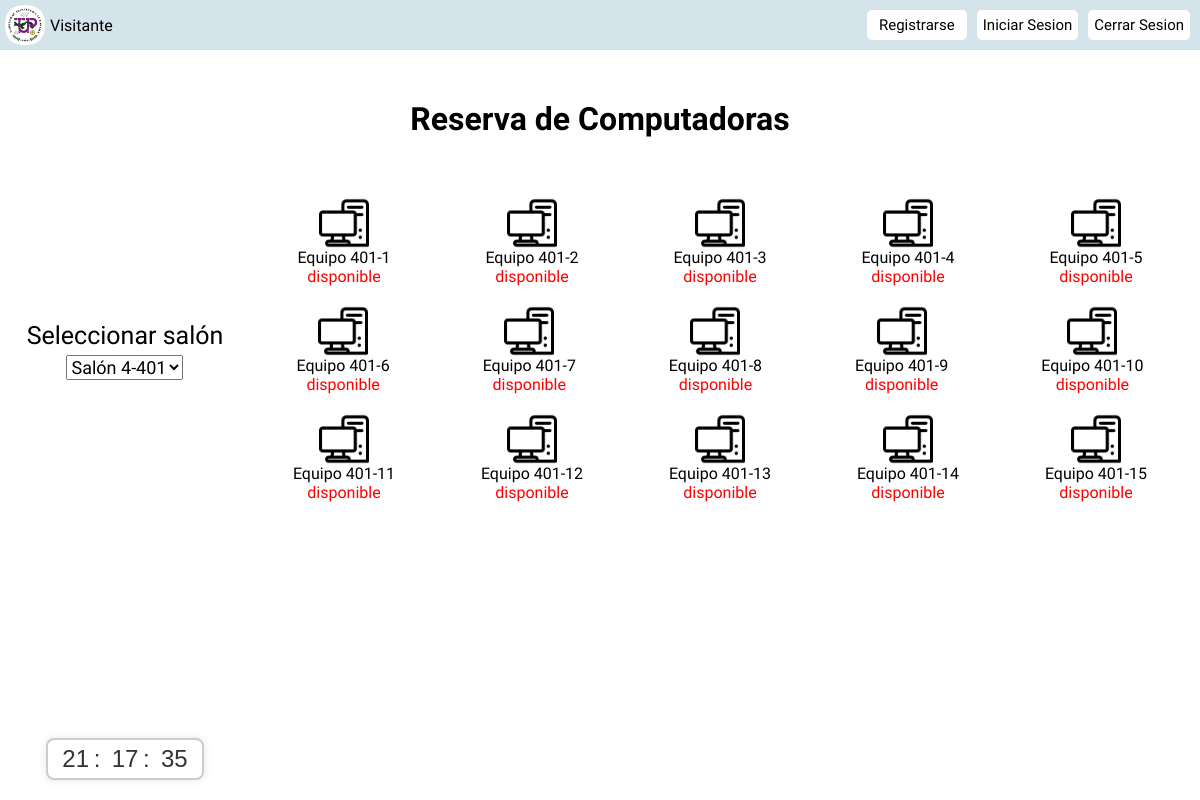
Before: / with the older database file.
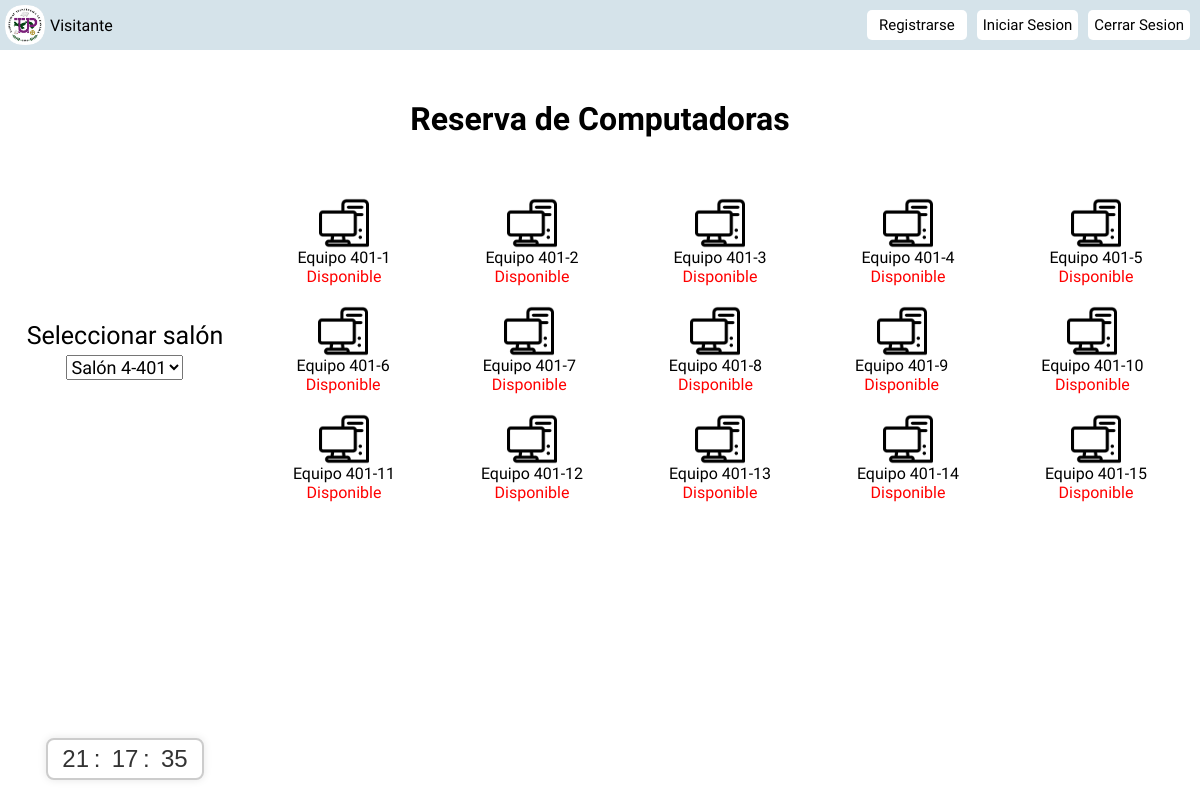
After: the same page with the newer database file.
### tables this page shows
CREATE TABLE computadoras (
    id INT AUTO_INCREMENT PRIMARY KEY,
    img VARCHAR(255),
    name VARCHAR(255),
    status VARCHAR(255),
    id_salon INT,
    FOREIGN KEY (id_salon) REFERENCES salones(id),
    id_reserva INT,
    FOREIGN KEY (id_reserva) REFERENCES reservas(id)
);

### controller/Controller.php (called while the page is built, shortened)
<?php
require_once('model/Model.php');
class Controller
{
    private $model;
    public function __construct()
    {
        $this->model = new Model();
    }
    public function Home()
    {
        require('view/home.php');
    }
    public function GetComputersController()
    {
        return $this->model->GetComputersModel();
    }
    public function GetSalonesController()
    {
        return $this->model->GetSalonesModel();
    }
}

### model/DB.php (called while the page is built)
<?php
class DB {
    public static function StartUp() {
        try {
            $pdo = new PDO(
                'mysql:host=' . DB_HOST . ';dbname=' . DB_NAME . ';charset=utf8', DB_USER, DB_PASSWORD
            );
            $pdo->setAttribute(PDO::ATTR_ERRMODE, PDO::ERRMODE_EXCEPTION);
            return $pdo;
        } catch (PDOException $e) {
            die($e->getMessage());
        }
    }
}

### model/Model.php (called while the page is built, shortened)
<?php
require_once('model/DB.php');
class Model
{
    private $pdo;
    public function __CONSTRUCT()
    {
        try {
            $this->pdo = DB::StartUp();
        } catch (Exception $e) {
            die($e->getMessage());
        }
    }
    public function GetComputersModel()
    {
        try {
            $sql = "SELECT * FROM computadoras";
            $stmt = $this->pdo->prepare($sql);
            $stmt->execute();
            $result = $stmt->fetchAll(PDO::FETCH_ASSOC);
            return $result;
        } catch (Exception $e) {
            die($e->getMessage());
        }
    }
    public function GetSalonesModel()
    {
        try {
            $sql = "SELECT * FROM salones";
            $stmt = $this->pdo->prepare($sql);
            $stmt->execute();
            $result = $stmt->fetchAll(PDO::FETCH_ASSOC);
            return $result;
        } catch (Exception $e) {
            die($e->getMessage());
        }
    }
}

### view/home.php (the view, shortened to what this page needs)
<?php
$controller = new Controller();
$salones = $controller->GetSalonesController();
$equipos = $controller->GetComputersController();
$equiposPorLinea = 5;
$totalEquipos = count($equipos);
?>
<!DOCTYPE html>
<html lang="en">
<head>
    <link rel="stylesheet" href="public/css/home.css">
    <link rel="stylesheet" href="public/css/reloj.css">
</head>
<body>
    <nav>
        <div class="img-label">
            <img src="public/img/utp-icon.png" alt="utp">
            <label>
                <?php
                if (isset($_SESSION['user_name'])) {
                    echo $_SESSION['user_name'];
                } else {
                    echo 'Visitante';
                }
                ?>
            </label>
        </div>
        <div class="botones">
            <a href="?op=register"><button type="button">Registrarse</button></a>
            <a href="?op=login"><button type="button">Iniciar Sesion</button></a>
            <a href="?op=logout"><button type="button">Cerrar Sesion</button></a>
        </div>
    </nav>
    <div class="titulo">
        <h1>Reserva de Computadoras</h1>
    </div>
    <section class="section-principal">
        <section class="section-1">
            <div class="selec-salon">
                <div id="reloj">
                    <span id="horas">00</span>:
                    <span id="minutos">00</span>:
                    <span id="segundos">00</span>
                </div>
                <label>Seleccionar salón</label>
                <select name="select" id="salonSelect">
                    <?php
                    foreach ($salones as $salon) {
                        echo '<option value="' . $salon['id'] . '">' . $salon['name'] . '</option>';
                    }
                    ?>
                </select>
            </div>
        </section>
        <section class="section-2">
            <div class="equipos">
                <?php for ($i = 0; $i < $totalEquipos; $i += $equiposPorLinea) : ?>
                    <div class="linea linea<?= ($i / $equiposPorLinea + 1) ?>">
                        <?php for ($j = $i; $j < min($i + $equiposPorLinea, $totalEquipos); $j++) :
                            $equipo = $equipos[$j]; ?>
                            <?php
                            $statusClass = ($equipo['status'] == 'disponible') ? 'available' : 'occupied'; ?>
                            <div class="eq eq<?= $equipo['id'] ?> <?= $statusClass ?>" data-salon-id="<?= $equipo['id_salon'] ?>">
                                <img id="equipo-<?= $equipo['id'] ?>" src="public/img/pc.png" alt="pc<?= $equipo['id'] ?>">
                                <label><?= $equipo['name'] ?></label>
                                <p><?= $equipo['status'] ?></p>
                            </div>
                        <?php endfor; ?>
                    </div>
                <?php endfor; ?>
            </div>
        </section>
</body>
</html>

### index.php
<?php
require_once 'controller/Controller.php';
$controller = new Controller();
if (isset($_GET['op'])){
    $opcion = $_GET['op'];
    switch ($opcion){
        case "home": $controller->Home();
            break;
        case "login": $controller->Login();
            break;
        case "loginController": $controller->LoginController();
            break;
        case "profile": $controller->Profile();
            break;
        case "register": $controller->Register();
            break;
        case "registerController": $controller->RegisterController();
            break;
        case "logout": $controller->Logout();
            break;
        case "reserve": $controller->Reserve();
            break;
        case "reserveController": $controller->ReserveController();
            break;
        case "reserveList": $controller->ReserveList();
            break;
        default: $controller->Home();
            break;
    }
}else {
    $controller->Home();
}

### public/css/home.css (style rules this page uses)
body { font-family: 'Crete Round', serif; margin: 0; height: calc(100vh - 134px); }
.titulo { text-align: center; margin-top: 50px; }

### public/css/reloj.css (style rules this page uses)
#reloj { position: absolute; bottom: 0; font-size: 1.5em; font-family: 'Arial', sans-serif; color: #333; background-color: #fff; border: 2px solid #ccc; padding: 5px 10px; border-radius: 8px; display: inline-block; margin: 20px; box-shadow: 0 0 8px rgba(0, 0, 0, 0.1); }
#horas, #minutos, #segundos { display: inline-block; min-width: 1.5em; text-align: center; }

Changed rows visible on the page:
changed computadoras "Equipo 401-1": status "disponible" → "Disponible"
changed computadoras "Equipo 401-2": status "disponible" → "Disponible"
changed computadoras "Equipo 401-3": status "disponible" → "Disponible"
changed computadoras "Equipo 401-4": status "disponible" → "Disponible"
changed computadoras "Equipo 401-5": status "disponible" → "Disponible"
changed computadoras "Equipo 401-6": status "disponible" → "Disponible"
changed computadoras "Equipo 401-7": status "disponible" → "Disponible"
changed computadoras "Equipo 401-8": status "disponible" → "Disponible"
changed computadoras "Equipo 401-9": status "disponible" → "Disponible"
changed computadoras "Equipo 401-10": status "disponible" → "Disponible"
changed computadoras "Equipo 401-11": status "disponible" → "Disponible"
changed computadoras "Equipo 401-12": status "disponible" → "Disponible"
changed computadoras "Equipo 401-13": status "disponible" → "Disponible"
changed computadoras "Equipo 401-14": status "disponible" → "Disponible"
changed computadoras "Equipo 401-15": status "disponible" → "Disponible"
